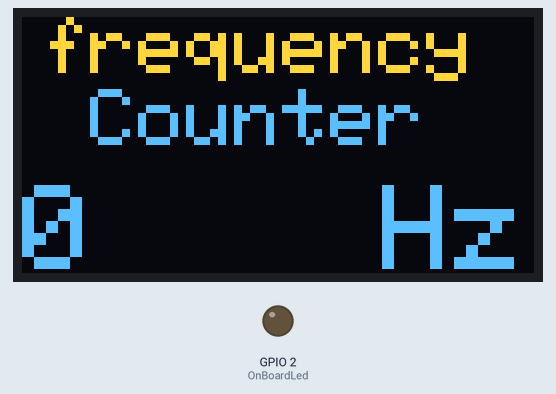
The sketch below on a simulated ESP32. Shown: 128×64 one-colour display, output pins drawn as LEDs (lit = HIGH). The OLED is the two-colour kind (top 16 rows yellow); the display library's start-up logo is not drawn; what the sketch prints to the serial monitor is not drawn.

Above: at 4.1 s.

The sketch:

FrequencyCounter.ino
```cpp
#include <FreqCount.h>
#include <SPI.h>
#include <Wire.h>
#include <Adafruit_GFX.h>
#include <Adafruit_SSD1306.h>

int OnBoardLed = 2;

#define NUM_RELAYS 8
int relayGPIOs[NUM_RELAYS] = {4, 16, 17, 18, 19, 23, 27, 13};
// I/P = 36, 39, 34, 35, 32, 33, 25, 26

String msg = "";

#define SCREEN_WIDTH 128 // OLED display width, in pixels
#define SCREEN_HEIGHT 64 // OLED display height, in pixels
// Declaration for an SSD1306 display connected to I2C (SDA, SCL pins)
#define OLED_RESET -1 // Reset pin # (or -1 if sharing Arduino reset pin)
Adafruit_SSD1306 display(SCREEN_WIDTH, SCREEN_HEIGHT, &Wire, OLED_RESET);

void setup()
{
  pinMode(OnBoardLed, OUTPUT);

  Serial.begin(115200);
  delay(1000); // Take some time to open up the Serial Monitor

  Serial.println("\n_initDisplay");
  initDisplay();

  //initialize freqCount library with time basis of 1000ms
  FreqCount.begin(1000);
}

void initDisplay()
{
  // SSD1306_SWITCHCAPVCC = generate display voltage from 3.3V internally
  if (!display.begin(SSD1306_SWITCHCAPVCC, 0x3C))
  { // Address 0x3D for 128x64
    Serial.println(F("SSD1306 allocation failed"));
    for (;;)
      ; // Don't proceed, loop forever
  }

  // Show initial display buffer contents on the screen --
  // the library initializes this with an Adafruit splash screen.
  display.display();
  delay(2000); // Pause for 2 seconds

  // Clear the buffer
  display.clearDisplay();
  display.setTextSize(2);              // Normal 1:1 pixel scale
  display.setTextColor(SSD1306_WHITE); // Draw white text
  display.setCursor(0, 0);             // Start at top-left corner
}

void showMsg(String msg)
{
  Serial.println(msg);
  display.clearDisplay();
  display.setCursor(0, 0);
  display.println(msg);
  display.display();
  delay(2000);
}

void loop()
{
  if(FreqCount.available())
  {
    unsigned long freq = FreqCount.read();
    display.setTextColor(WHITE); display.clearDisplay();
    display.setTextSize(2); display.setCursor(5,0); display.print("frequency");
    display.setCursor(5,18); display.print(" Counter");
    display.setTextSize(3); display.setCursor(0,42); display.print(freq);
    display.setCursor(90,42); display.print("Hz");
    display.display();
  }
}
```
